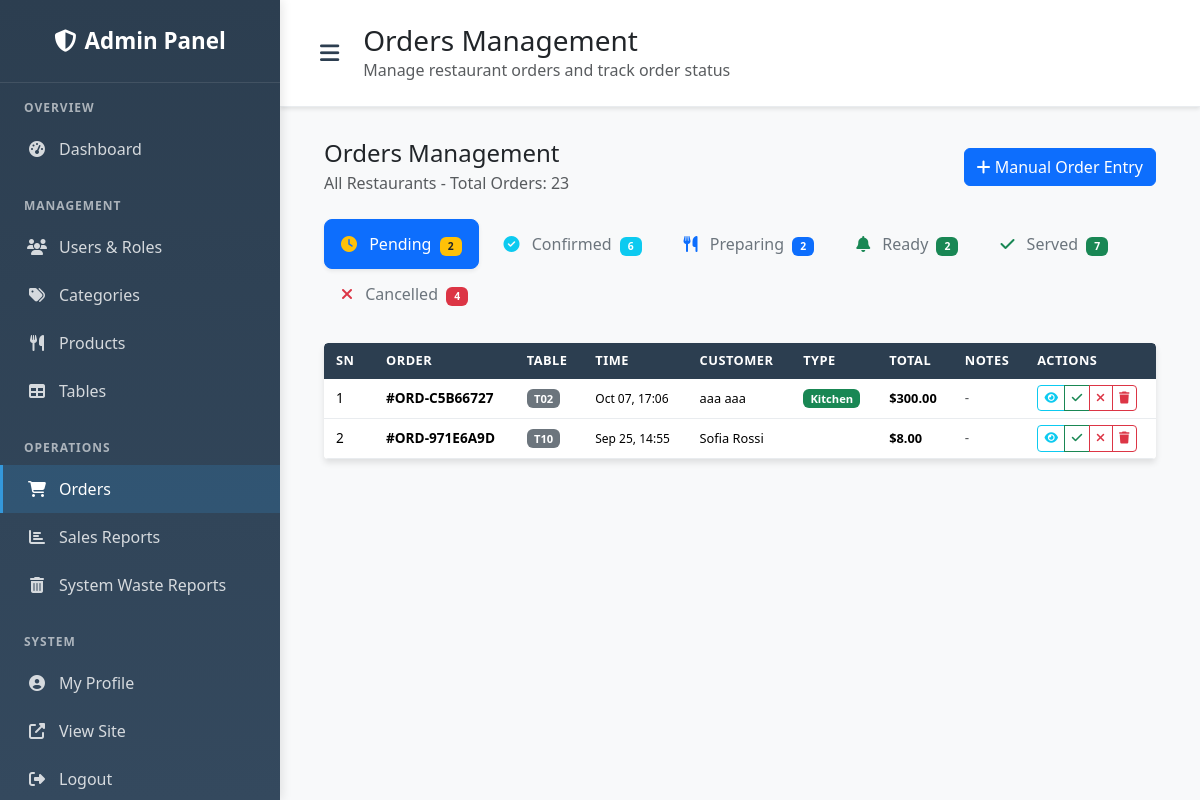
The page /admin-panel/orders/ (signed in) on the database its author committed.
### orders/models.py (models this page shows, shortened)
class Order(models.Model):
    STATUS_CHOICES = [
        ('pending', 'Pending'),
        ('confirmed', 'Confirmed'),
        ('preparing', 'Preparing'),
        ('ready', 'Ready'),
        ('served', 'Served'),
        ('cancelled', 'Cancelled'),
        ('customer_refused', 'Customer Refused'),
        ('kitchen_error', 'Kitchen Error'),
        ('quality_issue', 'Quality Issue'),
        ('wasted', 'Food Wasted'),
    ]
    PAYMENT_STATUS_CHOICES = [
        ('unpaid', 'Unpaid'),
        ('paid', 'Paid'),
        ('partial', 'Partial'),
    ]
    order_number = models.CharField(max_length=20, unique=True)
    table_info = models.ForeignKey(TableInfo, on_delete=models.CASCADE, related_name='orders')
    ordered_by = models.ForeignKey(User, on_delete=models.CASCADE, related_name='orders_placed')
    confirmed_by = models.ForeignKey(User, on_delete=models.SET_NULL, null=True, blank=True, related_name='orders_confirmed')
    status = models.CharField(max_length=20, choices=STATUS_CHOICES, default='pending')
    total_amount = models.DecimalField(max_digits=10, decimal_places=2, default=Decimal('0.00'))
    payment_amount = models.DecimalField(max_digits=10, decimal_places=2, null=True, blank=True)
    payment_status = models.CharField(max_length=20, choices=PAYMENT_STATUS_CHOICES, default='unpaid')
    reason_if_cancelled = models.TextField(blank=True)
    special_instructions = models.TextField(blank=True)
    created_at = models.DateTimeField(auto_now_add=True)
    updated_at = models.DateTimeField(auto_now=True)
    class Meta:
        ordering = ['-created_at']

### restaurant/models.py (models this page shows, shortened)
class TableInfo(models.Model):
    owner = models.ForeignKey(User, on_delete=models.CASCADE, related_name='tables',
                             limit_choices_to={'role__name': 'owner'}, null=True, blank=True)
    tbl_no = models.CharField(max_length=10)
    capacity = models.IntegerField(default=4)
    is_available = models.BooleanField(default=True)
    created_at = models.DateTimeField(auto_now_add=True)
    class Meta:
        verbose_name = "Table Information"
        verbose_name_plural = "Tables Information"
        unique_together = ['owner', 'tbl_no']  # Each owner can have their own table numbering

### accounts/models.py (models this page shows, shortened)
class User(AbstractUser):
    role = models.ForeignKey(Role, on_delete=models.CASCADE, null=True, blank=True)
    owner = models.ForeignKey('self', on_delete=models.CASCADE, null=True, blank=True,
                             related_name='owned_users', limit_choices_to={'role__name': 'owner'})
    restaurant_name = models.CharField(max_length=200, blank=True,
                                     help_text="Name of the restaurant (for owners only)")
    restaurant_description = models.TextField(blank=True,
                                            help_text="Description of the restaurant (for owners only)")
    restaurant_qr_code = models.CharField(max_length=50, unique=True, blank=True, null=True,
                                        help_text="Unique QR code for restaurant access")
    tax_rate = models.DecimalField(max_digits=5, decimal_places=4, default=Decimal('0.0800'),
                                 help_text="Tax rate as decimal (e.g., 0.0800 for 8%, 0.0500 for 5%)")
    phone_number = models.CharField(max_length=15, blank=True)
    address = models.TextField(blank=True)
    is_active_staff = models.BooleanField(default=True)
    created_at = models.DateTimeField(auto_now_add=True)
    updated_at = models.DateTimeField(auto_now=True)
    def is_administrator(self):
        return self.role and self.role.name == 'administrator'
    def is_owner(self):
        return self.role and self.role.name == 'owner'

### admin_panel/views.py (the view)
# urls.py: path('orders/', views.manage_orders, name='manage_orders'),
@login_required
def manage_orders(request):
    if not (request.user.is_administrator() or request.user.is_owner()):
        messages.error(request, "Access denied. Administrator or Owner privileges required.")
        return redirect('restaurant:home')
    try:
        owner_filter = get_owner_filter(request.user)
        if owner_filter:
            base_orders = Order.objects.filter(table_info__owner=owner_filter)
        else:
            base_orders = Order.objects.all()
    except PermissionDenied:
        messages.error(request, 'You are not associated with any restaurant.')
        return redirect('restaurant:home')
    pending_orders = base_orders.filter(status='pending').order_by('-created_at')
    confirmed_orders = base_orders.filter(status='confirmed').order_by('-created_at')
    preparing_orders = base_orders.filter(status='preparing').order_by('-created_at')
    ready_orders = base_orders.filter(status='ready').order_by('-created_at')
    served_orders = base_orders.filter(status='served').order_by('-created_at')
    cancelled_orders = base_orders.filter(status='cancelled').order_by('-created_at')
    pending_count = pending_orders.count()
    confirmed_count = confirmed_orders.count()
    preparing_count = preparing_orders.count()
    ready_count = ready_orders.count()
    served_count = served_orders.count()
    cancelled_count = cancelled_orders.count()
    total_count = base_orders.count()
    context = {
        'pending_orders': pending_orders,
        'confirmed_orders': confirmed_orders,
        'preparing_orders': preparing_orders,
        'ready_orders': ready_orders,
        'served_orders': served_orders,
        'cancelled_orders': cancelled_orders,
        'pending_count': pending_count,
        'confirmed_count': confirmed_count,
        'preparing_count': preparing_count,
        'ready_count': ready_count,
        'served_count': served_count,
        'cancelled_count': cancelled_count,
        'total_count': total_count,
        'restaurant_name': request.user.get_restaurant_name() if not request.user.is_administrator() else "All Restaurants",
    }
    return render(request, 'admin_panel/manage_orders.html', context)

### templates/admin_panel/manage_orders.html (shortened to what this page needs)
{% extends 'admin_panel/base.html' %}
{% block page_title %}Orders Management{% endblock %}
{% block page_description %}Manage restaurant orders and track order status{% endblock %}
{% block content %}
<div class="container-fluid">
    <div class="row mb-4">
        <div class="col-12">
            <div class="d-flex justify-content-between align-items-center">
                <div>
                    <h4 class="mb-1">Orders Management</h4>
                    <p class="text-muted mb-0">{{ restaurant_name }} - Total Orders: {{ total_count }}</p>
                </div>
                <button type="button" class="btn btn-primary" data-bs-toggle="modal" data-bs-target="#addOrderModal">
                    <i class="fas fa-plus"></i> Manual Order Entry
                </button>
            </div>
        </div>
    </div>
    <div class="row">
        <div class="col-12">
            <ul class="nav nav-pills mb-3" id="orderStatusTabs" role="tablist">
                <li class="nav-item" role="presentation">
                    <button class="nav-link active" id="pending-tab" data-bs-toggle="pill" data-bs-target="#pending" type="button" role="tab">
                        <i class="fas fa-clock text-warning"></i> Pending
                        {% if pending_count > 0 %}<span class="badge bg-warning text-dark ms-1">{{ pending_count }}</span>{% endif %}
                    </button>
                </li>
                <li class="nav-item" role="presentation">
                    <button class="nav-link" id="confirmed-tab" data-bs-toggle="pill" data-bs-target="#confirmed" type="button" role="tab">
                        <i class="fas fa-check-circle text-info"></i> Confirmed
                        {% if confirmed_count > 0 %}<span class="badge bg-info ms-1">{{ confirmed_count }}</span>{% endif %}
                    </button>
                </li>
                <li class="nav-item" role="presentation">
                    <button class="nav-link" id="preparing-tab" data-bs-toggle="pill" data-bs-target="#preparing" type="button" role="tab">
                        <i class="fas fa-utensils text-primary"></i> Preparing
                        {% if preparing_count > 0 %}<span class="badge bg-primary ms-1">{{ preparing_count }}</span>{% endif %}
                    </button>
                </li>
                <li class="nav-item" role="presentation">
                    <button class="nav-link" id="ready-tab" data-bs-toggle="pill" data-bs-target="#ready" type="button" role="tab">
                        <i class="fas fa-bell text-success"></i> Ready
                        {% if ready_count > 0 %}<span class="badge bg-success ms-1">{{ ready_count }}</span>{% endif %}
                    </button>
                </li>
                <li class="nav-item" role="presentation">
                    <button class="nav-link" id="served-tab" data-bs-toggle="pill" data-bs-target="#served" type="button" role="tab">
                        <i class="fas fa-check text-success"></i> Served
                        {% if served_count > 0 %}<span class="badge bg-success ms-1">{{ served_count }}</span>{% endif %}
                    </button>
                </li>
                <li class="nav-item" role="presentation">
                    <button class="nav-link" id="cancelled-tab" data-bs-toggle="pill" data-bs-target="#cancelled" type="button" role="tab">
                        <i class="fas fa-times text-danger"></i> Cancelled
                        {% if cancelled_count > 0 %}<span class="badge bg-danger ms-1">{{ cancelled_count }}</span>{% endif %}
                    </button>
                </li>
            </ul>
            <div class="tab-content" id="orderStatusTabsContent">
                <div class="tab-pane fade show active" id="pending" role="tabpanel">
                    {% include 'admin_panel/partials/orders_table.html' with orders=pending_orders status_name="Pending" %}
                </div>
            </div>
        </div>
    </div>
</div>
{% endblock %}

### templates/admin_panel/partials/orders_table.html (shortened to what this page needs)
{% if orders %}
<div class="modern-table">
    <div class="table-responsive">
        <table class="table table-hover">
            <thead class="table-dark">
                <tr>
                    <th style="width: 50px;">SN</th>
                    <th>Order</th>
                    <th>Table</th>
                    <th>Time</th>
                    <th>Customer</th>
                    <th>Type</th>
                    <th>Total</th>
                    <th>Notes</th>
                    <th>Actions</th>
                </tr>
            </thead>
            <tbody>
                {% for order in orders %}
                <tr>
                    <td>{{ forloop.counter }}</td>
                    <td>
                        <strong>#{{ order.order_number }}</strong>
                    </td>
                    <td>
                        <span class="badge bg-secondary" style="font-size: 0.7rem;">{{ order.table_info.tbl_no }}</span>
                    </td>
                    <td>
                        <small style="font-size: 0.75rem;">{{ order.created_at|date:"M d, H:i" }}</small>
                    </td>
                    <td style="font-size: 0.8rem;">
                        {{ order.ordered_by.get_full_name|default:order.ordered_by.username }}
                    </td>
                    <td>
                        {% regroup order.order_items.all by product.station as station_groups %}
                        {% if station_groups|length > 1 %}
                            <span class="badge bg-info" style="font-size: 0.7rem;">Mixed</span>
                        {% else %}
                            {% for station_group in station_groups %}
                                {% if station_group.grouper == 'kitchen' %}
                                    <span class="badge bg-success" style="font-size: 0.7rem;">Kitchen</span>
                                {% elif station_group.grouper == 'bar' %}
                                    <span class="badge bg-warning text-dark" style="font-size: 0.7rem;">Bar</span>
                                {% else %}
                                    <span class="badge bg-secondary" style="font-size: 0.7rem;">{{ station_group.grouper|title }}</span>
                                {% endif %}
                            {% endfor %}
                        {% endif %}
                    </td>
                    <td>
                        <strong style="font-size: 0.8rem;">${{ order.total_amount|floatformat:2 }}</strong>
                    </td>
                    <td>
                        {% if order.special_instructions %}
                            <small class="text-muted" style="font-size: 0.7rem;">{{ order.special_instructions|truncatechars:25 }}</small>
                        {% else %}
                            <span class="text-muted">-</span>
                        {% endif %}
                    </td>
                    <td>
                        <div class="btn-group" role="group">
                            <button type="button" class="btn btn-sm btn-outline-info view-order-btn"
                                    data-order-id="{{ order.id }}" title="View Details">
                                <i class="fas fa-eye"></i>
                            </button>
                            {% if order.status == 'pending' %}
                            <button type="button" class="btn btn-sm btn-outline-success update-status-btn"
                                    data-order-id="{{ order.id }}" data-status="confirmed" title="Confirm Order">
                                <i class="fas fa-check"></i>
                            </button>
                            <button type="button" class="btn btn-sm btn-outline-danger update-status-btn"
                                    data-order-id="{{ order.id }}" data-status="cancelled" title="Cancel Order">
                                <i class="fas fa-times"></i>
                            </button>
                            {% elif order.status == 'confirmed' %}
                            <button type="button" class="btn btn-sm btn-outline-primary update-status-btn"
                                    data-order-id="{{ order.id }}" data-status="preparing" title="Start Preparing">
                                <i class="fas fa-utensils"></i>
                            </button>
                            {% elif order.status == 'preparing' %}
                            <button type="button" class="btn btn-sm btn-outline-success update-status-btn"
                                    data-order-id="{{ order.id }}" data-status="ready" title="Mark as Ready">
                                <i class="fas fa-check-circle"></i>
                            </button>
                            {% elif order.status == 'ready' %}
                            <button type="button" class="btn btn-sm btn-outline-success update-status-btn"
                                    data-order-id="{{ order.id }}" data-status="served" title="Mark as Served">
                                <i class="fas fa-truck"></i>
                            </button>
                            {% endif %}
                            <button type="button" class="btn btn-sm btn-outline-danger delete-order-btn"
                                    data-order-id="{{ order.id }}" data-order-number="{{ order.order_number }}" title="Delete Order">
                                <i class="fas fa-trash"></i>
                            </button>
                        </div>
                    </td>
                </tr>
                {% endfor %}
            </tbody>
        </table>
    </div>
</div>
{% endif %}

### rows shown on the page
Order: order_number "ORD-C5B66727", table_info.tbl_no "T02", created_at "Oct 07, 17:06", ordered_by.get_full_name "aaa aaa", total_amount "300.00"
Order: order_number "ORD-971E6A9D", table_info.tbl_no "T10", created_at "Sep 25, 14:55", ordered_by.get_full_name "Sofia Rossi", total_amount "8.00"

### other values the page prints
{{ restaurant_name }} "All Restaurants"
{{ total_count }} "23"
{{ pending_count }} "2"
{{ confirmed_count }} "6"
{{ preparing_count }} "2"
{{ ready_count }} "2"
{{ served_count }} "7"
{{ cancelled_count }} "4"
